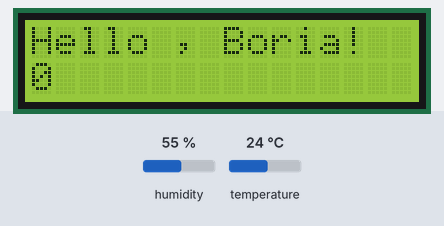
Bench run of a sketch on a simulated Arduino Uno, built with avr-gcc and run on an emulated ATmega328P. Shown: 16×2 character LCD. Wiring (inferred from the names in the program): DHT11 sensor: data pin 6. Inputs (shaded band) come from the test bench; at power-on: humidity 55 %, temperature 24 °C. What the sketch prints to the serial monitor is not drawn.

Above: at 0.1 s.
At 6.1 s:
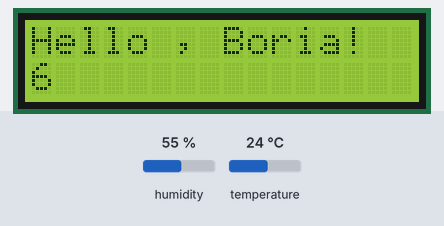
At 12.2 s:
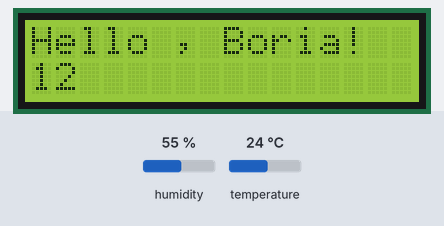
At 18.2 s:
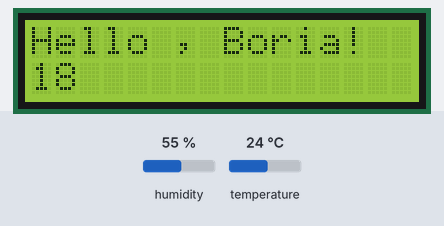
At 28.2 s:
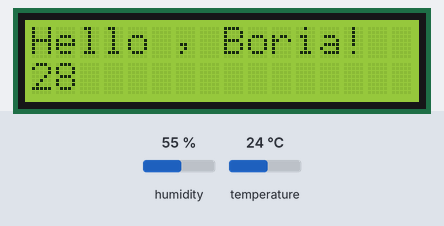
At 38.2 s:
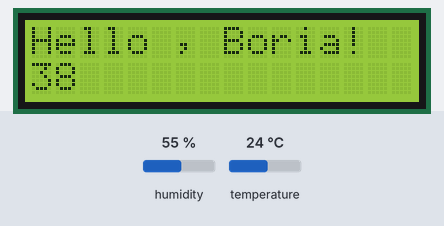

The sketch:

dht_restore.ino
```cpp
#include <LiquidCrystal.h>
#include "dht.h"

dht DHT;

#define DHT22_PIN 6

   // initialize the library with the numbers of the interface pins
  LiquidCrystal lcd(12, 11, 5, 4, 3, 2);

void setup() {
   // set up the LCD's number of columns and rows:
  lcd.begin(16, 2);
  // Print a message to the LCD.
  lcd.print("Hello , Boria!");

    Serial.begin(115200);
    Serial.println("DHT TEST PROGRAM ");
    Serial.print("LIBRARY VERSION: ");
    Serial.println(DHT_LIB_VERSION);
    Serial.println();
    Serial.println("Type,\tstatus,\tHumidity (%),\tTemperature (C)\tTime (us)");

}

void loop() {
   // set the cursor to column 0, line 1
  // (note: line 1 is the second row, since counting begins with 0):
  lcd.setCursor(0, 1);
  // print the number of seconds since reset:
  lcd.print(millis() / 1000);

      // READ DATA
    Serial.print("DHT22, \t");

    uint32_t start = micros();
    int chk = DHT.read22(DHT22_PIN);
    uint32_t stop = micros();

    switch (chk)
    {
    case DHTLIB_OK:
        Serial.print("OK,\t");
        break;
    case DHTLIB_ERROR_CHECKSUM:
        Serial.print("Checksum error,\t");
        break;
    case DHTLIB_ERROR_TIMEOUT:
        Serial.print("Time out error,\t");
        break;
    default:
        Serial.print("Unknown error,\t");
        break;
    }
    // DISPLAY DATA
    Serial.print(DHT.humidity, 1);
    Serial.print(",\t");
    Serial.print(DHT.temperature, 1);
    Serial.print(",\t");
    Serial.print(stop - start);
    Serial.println();

    delay(2000);


}
```

dht.cpp
```cpp
//
//    FILE: dht.cpp
//  AUTHOR: Rob Tillaart
// VERSION: 0.1.14
// PURPOSE: DHT Temperature & Humidity Sensor library for Arduino
//     URL: http://arduino.cc/playground/Main/DHTLib
//
// HISTORY:
// 0.1.14 replace digital read with faster (~3x) code => more robust low MHz machines.
// 0.1.13 fix negative temperature
// 0.1.12 support DHT33 and DHT44 initial version
// 0.1.11 renamed DHTLIB_TIMEOUT
// 0.1.10 optimized faster WAKEUP + TIMEOUT
// 0.1.09 optimize size: timeout check + use of mask
// 0.1.08 added formula for timeout based upon clockspeed
// 0.1.07 added support for DHT21
// 0.1.06 minimize footprint (2012-12-27)
// 0.1.05 fixed negative temperature bug (thanks to Roseman)
// 0.1.04 improved readability of code using DHTLIB_OK in code
// 0.1.03 added error values for temp and humidity when read failed
// 0.1.02 added error codes
// 0.1.01 added support for Arduino 1.0, fixed typos (31/12/2011)
// 0.1.00 by Rob Tillaart (01/04/2011)
//
// inspired by DHT11 library
//
// Released to the public domain
//

#include "dht.h"

/////////////////////////////////////////////////////
//
// PUBLIC
//

// return values:
// DHTLIB_OK
// DHTLIB_ERROR_CHECKSUM
// DHTLIB_ERROR_TIMEOUT
int dht::read11(uint8_t pin)
{
    // READ VALUES
    int rv = _readSensor(pin, DHTLIB_DHT11_WAKEUP);
    if (rv != DHTLIB_OK)
    {
        humidity    = DHTLIB_INVALID_VALUE; // invalid value, or is NaN prefered?
        temperature = DHTLIB_INVALID_VALUE; // invalid value
        return rv;
    }

    // CONVERT AND STORE
    humidity    = bits[0];  // bits[1] == 0;
    temperature = bits[2];  // bits[3] == 0;

    // TEST CHECKSUM
    // bits[1] && bits[3] both 0
    uint8_t sum = bits[0] + bits[2];
    if (bits[4] != sum) return DHTLIB_ERROR_CHECKSUM;

    return DHTLIB_OK;
}


// return values:
// DHTLIB_OK
// DHTLIB_ERROR_CHECKSUM
// DHTLIB_ERROR_TIMEOUT
int dht::read(uint8_t pin)
{
    // READ VALUES
    int rv = _readSensor(pin, DHTLIB_DHT_WAKEUP);
    if (rv != DHTLIB_OK)
    {
        humidity    = DHTLIB_INVALID_VALUE;  // invalid value, or is NaN prefered?
        temperature = DHTLIB_INVALID_VALUE;  // invalid value
        return rv; // propagate error value
    }

    // CONVERT AND STORE
    humidity = word(bits[0], bits[1]) * 0.1;
    temperature = word(bits[2] & 0x7F, bits[3]) * 0.1;
    if (bits[2] & 0x80)  // negative temperature
    {
        temperature = -temperature;
    }

    // TEST CHECKSUM
    uint8_t sum = bits[0] + bits[1] + bits[2] + bits[3];
    if (bits[4] != sum)
    {
        return DHTLIB_ERROR_CHECKSUM;
    }
    return DHTLIB_OK;
}

/////////////////////////////////////////////////////
//
// PRIVATE
//

// return values:
// DHTLIB_OK
// DHTLIB_ERROR_TIMEOUT
int dht::_readSensor(uint8_t pin, uint8_t wakeupDelay)
{
    // INIT BUFFERVAR TO RECEIVE DATA
    uint8_t mask = 128;
    uint8_t idx = 0;

    // replace digitalRead() with Direct Port Reads.
    // reduces footprint ~100 bytes => portability issue?
    // direct port read is about 3x faster
	uint8_t bit = digitalPinToBitMask(pin);
	uint8_t port = digitalPinToPort(pin);
    volatile uint8_t *PIR = portInputRegister(port);

    // EMPTY BUFFER
    for (uint8_t i = 0; i < 5; i++) bits[i] = 0;

    // REQUEST SAMPLE
    pinMode(pin, OUTPUT);
    digitalWrite(pin, LOW); // T-be
    delay(wakeupDelay);
    digitalWrite(pin, HIGH);   // T-go
    delayMicroseconds(40);
    pinMode(pin, INPUT);

    // GET ACKNOWLEDGE or TIMEOUT
    uint16_t loopCntLOW = DHTLIB_TIMEOUT;
    while ((*PIR & bit) == LOW )  // T-rel
    {
        if (--loopCntLOW == 0) return DHTLIB_ERROR_TIMEOUT;
    }

    uint16_t loopCntHIGH = DHTLIB_TIMEOUT;
    while ((*PIR & bit) != LOW )  // T-reh
    {
        if (--loopCntHIGH == 0) return DHTLIB_ERROR_TIMEOUT;
    }

    // READ THE OUTPUT - 40 BITS => 5 BYTES
    for (uint8_t i = 40; i != 0; i--)
    {
        loopCntLOW = DHTLIB_TIMEOUT;
        while ((*PIR & bit) == LOW )
        {
            if (--loopCntLOW == 0) return DHTLIB_ERROR_TIMEOUT;
        }

        uint32_t t = micros();

        loopCntHIGH = DHTLIB_TIMEOUT;
        while ((*PIR & bit) != LOW )
        {
            if (--loopCntHIGH == 0) return DHTLIB_ERROR_TIMEOUT;
        }

        if ((micros() - t) > 40)
        {
            bits[idx] |= mask;
        }
        mask >>= 1;
        if (mask == 0)   // next byte?
        {
            mask = 128;
            idx++;
        }
    }
    pinMode(pin, OUTPUT);
    digitalWrite(pin, HIGH);

    return DHTLIB_OK;
}
```

dht.h
```cpp
//
//    FILE: dht.h
//  AUTHOR: Rob Tillaart
// VERSION: 0.1.14
// PURPOSE: DHT Temperature & Humidity Sensor library for Arduino
//     URL: http://arduino.cc/playground/Main/DHTLib
//
// HISTORY:
// see dht.cpp file
//

#ifndef dht_h
#define dht_h

#if ARDUINO < 100
#include <WProgram.h>
#else
#include <Arduino.h>
#endif

#define DHT_LIB_VERSION "0.1.14"

#define DHTLIB_OK                0
#define DHTLIB_ERROR_CHECKSUM   -1
#define DHTLIB_ERROR_TIMEOUT    -2
#define DHTLIB_INVALID_VALUE    -999

#define DHTLIB_DHT11_WAKEUP     18
#define DHTLIB_DHT_WAKEUP       1

// max timeout is 100 usec.
// For a 16 Mhz proc 100 usec is 1600 clock cycles
// loops using DHTLIB_TIMEOUT use at least 4 clock cycli
// so 100 us takes max 400 loops
// so by dividing F_CPU by 40000 we "fail" as fast as possible
#define DHTLIB_TIMEOUT (F_CPU/40000)

class dht
{
public:
    // return values:
    // DHTLIB_OK
    // DHTLIB_ERROR_CHECKSUM
    // DHTLIB_ERROR_TIMEOUT
    int read11(uint8_t pin);
    int read(uint8_t pin);

    inline int read21(uint8_t pin) { return read(pin); };
    inline int read22(uint8_t pin) { return read(pin); };
    inline int read33(uint8_t pin) { return read(pin); };
    inline int read44(uint8_t pin) { return read(pin); };

    double humidity;
    double temperature;

private:
    uint8_t bits[5];  // buffer to receive data
    int _readSensor(uint8_t pin, uint8_t wakeupDelay);
};
#endif
```

Measured:
- what the display in image 2 shows lasts 2.0 s, from 12.1 s to 14.1 s
